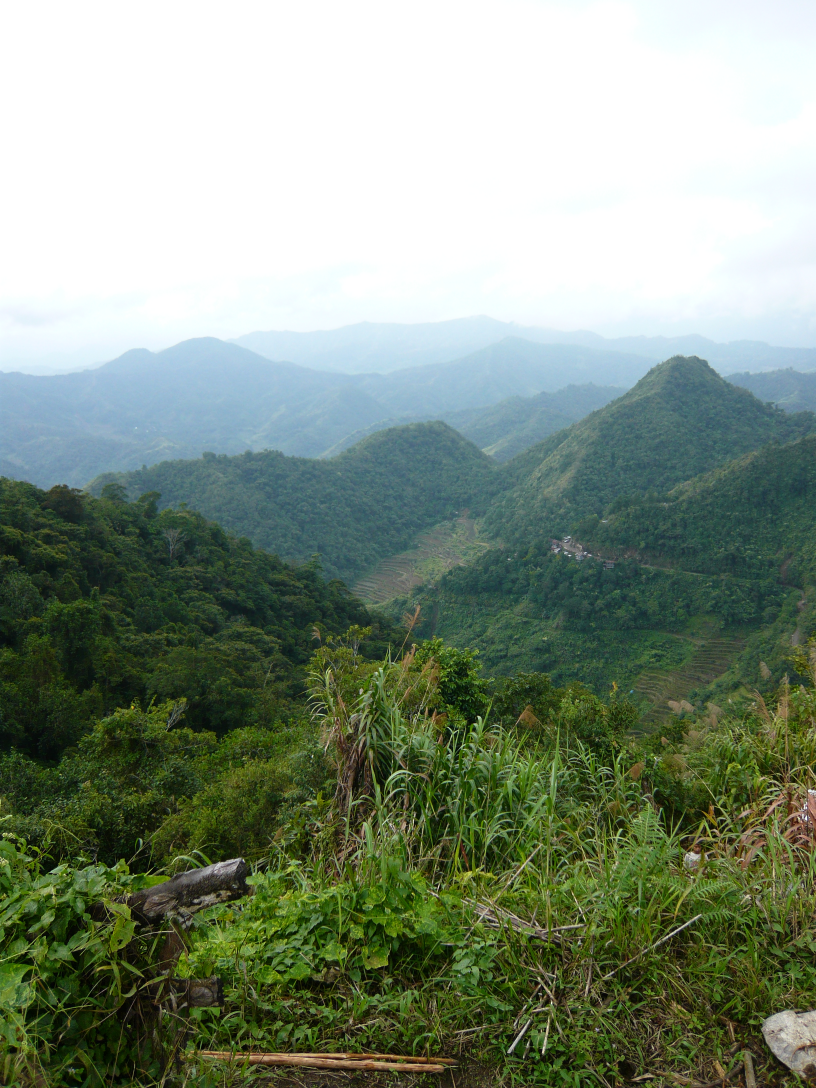
//> input picture imgs/100000.jpg, 2448 x 3264 px (shown at 1/3 size)
$ ./hesaff ../imgs/100000.jpg 100   (built with g++ and OpenCV 4)
//> lines starting //> are read from the running program, lines starting //| are printed output that depends on the picture
### hesaff_c++/siftdesc.h
/*
 * Copyright (C) 2008-12 Michal Perdoch
 * All rights reserved.
 *
 * This file is part of the HessianAffine detector and is made available under
 * the terms of the BSD license (see the COPYING file).
 *
 */

// The SIFT descriptor is subject to US Patent 6,711,293

#ifndef __SIFTDESC_H__
#define __SIFTDESC_H__

#include <vector>
// #include <cv.h>
#include <opencv2/opencv.hpp>
#include "helpers.h"

struct SIFTDescriptorParams
{
   int spatialBins;
   int orientationBins;
   float maxBinValue;
   int patchSize;
   SIFTDescriptorParams()
      {
         spatialBins = 4;
         orientationBins = 8;
         maxBinValue = 0.2f;
         patchSize = 41;
      }
};


struct SIFTDescriptor
{

public:
   // top level interface
   // [10 lines left out: function SIFTDescriptor, not called in this run]

   void computeSiftDescriptor(cv::Mat &patch);

public:
   std::vector<float> vec;

private:
   // helper functions

float normalize();
   void sample();
   void samplePatch();
   void precomputeBinsAndWeights();

private:
   SIFTDescriptorParams par;
   cv::Mat mask, grad, ori;
   std::vector<int> precomp_bins;
   std::vector<float> precomp_weights;
   int *bin0, *bin1;
   float *w0, *w1;
};

#endif //__SIFTDESC_H__

### hesaff_c++/affine.h
/*
 * Copyright (C) 2008-12 Michal Perdoch
 * All rights reserved.
 *
 * This file is part of the HessianAffine detector and is made available under
 * the terms of the BSD license (see the COPYING file).
 *
 */

#ifndef __AFFINE_H__
#define __AFFINE_H__

#include <vector>
// #include <cv.h>
#include <opencv2/opencv.hpp>
#include "helpers.h"

struct AffineShapeParams
{
   // number of affine shape interations
   int maxIterations;

   // convergence threshold, i.e. maximum deviation from isotropic shape at convergence
   float convergenceThreshold;

   // widht and height of the SMM mask
   int smmWindowSize;

   // width and height of the patch
   int patchSize;

   // amount of smoothing applied to the initial level of first octave
   float initialSigma;

   // size of the measurement region (as multiple of the feature scale)
   float mrSize;

   AffineShapeParams()
      {
         maxIterations = 16;
         initialSigma = 1.6f;
         convergenceThreshold = 0.05;
         patchSize = 41;
         smmWindowSize = 19;
         mrSize = 3.0f*sqrt(3.0f);
      }
};

struct AffineShapeCallback
{
   virtual void onAffineShapeFound(
      const cv::Mat &blur,     // corresponding scale level
      float x, float y,     // subpixel, image coordinates
      float s,              // scale
      float pixelDistance,  // distance between pixels in provided blured image
      float a11, float a12, // affine shape matrix
      float a21, float a22,
      int type, float response, int iters) = 0;
};

struct AffineShape
{
public:
   AffineShape(const AffineShapeParams &par) :
      patch(par.patchSize, par.patchSize, CV_32FC1),
      mask(par.smmWindowSize, par.smmWindowSize, CV_32FC1),
      img(par.smmWindowSize, par.smmWindowSize, CV_32FC1),
      fx(par.smmWindowSize, par.smmWindowSize, CV_32FC1),
      fy(par.smmWindowSize, par.smmWindowSize, CV_32FC1)
      {
         this->par = par;
         computeGaussMask(mask);
         affineShapeCallback = 0;
         fx = cv::Scalar(0);
         fy = cv::Scalar(0);
      }

   ~AffineShape()
      {
      }

   // computes affine shape
   bool findAffineShape(const cv::Mat &blur, float x, float y, float s, float pixelDistance, int type, float response);

   // fills patch with affine normalized neighbourhood around point in the img, enlarged mrSize times
   bool normalizeAffine(const cv::Mat &img, float x, float y, float s, float a11, float a12, float a21, float a22);

   // [4 lines left out: function setAffineShapeCallback, not called in this run]

public:
   cv::Mat patch;

protected:
   AffineShapeParams par;

private:
   AffineShapeCallback *affineShapeCallback;
   std::vector<unsigned char> workspace;
   cv::Mat mask, img, fx, fy;
};

#endif // __AFFINE_H__

### hesaff_c++/pyramid.h
/*
 * Copyright (C) 2008-12 Michal Perdoch
 * All rights reserved.
 *
 * This file is part of the HessianAffine detector and is made available under
 * the terms of the BSD license (see the COPYING file).
 *
 */

#ifndef __PYRAMID_H__
#define __PYRAMID_H__

// #include <cv.h>
// #include <highgui.h>
#include <opencv2/opencv.hpp>
#include <opencv2/highgui/highgui.hpp>

using namespace cv;

struct PyramidParams
{
   // shall input image be upscaled ( > 0)
   int upscaleInputImage;
   // number of scale per octave
   int  numberOfScales;
   // amount of smoothing applied to the initial level of first octave
   float initialSigma;
   // noise dependent threshold on the response (sensitivity)
   float threshold;
   // ratio of the eigenvalues
   float edgeEigenValueRatio;
   // number of pixels ignored at the border of image
   int  border;
   PyramidParams()
      {
         upscaleInputImage = 0;
         numberOfScales = 3;
         initialSigma = 1.6f;
         threshold = 16.0f/3.0f; //0.04f * 256 / 3;
         edgeEigenValueRatio = 10.0f;
         border = 5;
      }
};

class HessianKeypointCallback
{
public:
   virtual void onHessianKeypointDetected(const Mat &blur, float x, float y, float s, float pixelDistance, int type, float response) = 0;
};

struct HessianDetector
{
   enum {
      HESSIAN_DARK   = 0,
      HESSIAN_BRIGHT = 1,
      HESSIAN_SADDLE = 2,
   };
public:
   HessianKeypointCallback *hessianKeypointCallback;
   PyramidParams par;
   HessianDetector(const PyramidParams &par) :
      edgeScoreThreshold((par.edgeEigenValueRatio + 1.0f)*(par.edgeEigenValueRatio + 1.0f)/par.edgeEigenValueRatio),
      // thresholds are squared, response of det H is proportional to square of derivatives!
      finalThreshold(par.threshold * par.threshold),
      positiveThreshold(0.8 * finalThreshold),
      negativeThreshold(-positiveThreshold)
      {
         this->par = par;
         hessianKeypointCallback = 0;
      }
   // [4 lines left out: function setHessianKeypointCallback, not called in this run]
   void detectPyramidKeypoints(const Mat &image);

protected:
   void detectOctaveKeypoints(const Mat &firstLevel, float pixelDistance, Mat &nextOctaveFirstLevel);
   void localizeKeypoint(int r, int c, float curScale, float pixelDistance);
   void findLevelKeypoints(float curScale, float pixelDistance);
   Mat hessianResponse(const Mat &inputImage, float norm);

private:
   // some constants derived from parameters
   const float edgeScoreThreshold;
   const float finalThreshold;
   const float positiveThreshold;
   const float negativeThreshold;

   // temporary arrays used by protected functions
   Mat octaveMap;
   Mat prevBlur, blur;
   Mat low, cur, high;
};

#endif // __PYRAMID_H__

### hesaff_c++/hesaff.cpp
/*
 * Copyright (C) 2008-12 Michal Perdoch
 * All rights reserved.
 *
 * This file is part of the HessianAffine detector and is made available under
 * the terms of the BSD license (see the COPYING file).
 *
 */

#include <iostream>
#include <fstream>

#include "pyramid.h"
#include "helpers.h"
#include "affine.h"
#include "siftdesc.h"

using namespace cv;
using namespace std;

struct HessianAffineParams
{
   float threshold;
   int   max_iter;
   float desc_factor;
   int   patch_size;
   bool  verbose;
   HessianAffineParams()
      {
         threshold = 16.0f/3.0f;
         max_iter = 16;
         desc_factor = 3.0f*sqrt(3.0f);
         patch_size = 41;
         verbose = false;
      }
};

int g_numberOfPoints = 0;
int g_numberOfAffinePoints = 0;

struct Keypoint
{
   float x, y, s;
   float a11,a12,a21,a22;
   float response;
   int type;
   unsigned char desc[128];
};

struct AffineHessianDetector : public HessianDetector, AffineShape, HessianKeypointCallback, AffineShapeCallback
{
   const Mat image;
   SIFTDescriptor sift;
   vector<Keypoint> keys;
public:
   // [75 lines left out: functions AffineHessianDetector, onHessianKeypointDetected, onAffineShapeFound, exportKeypoints, not called in this run]
};


int main(int argc, char **argv)
{
   if (argc>1)
   {

      Mat img = imread(argv[1]);
//> img is the input picture: 3264 rows x 2448 cols, CV_8UC3; mean B, G, R 126.3, 143.6, 129.4
      Mat tmp;
      double threshold = atof(argv[2]);
//> threshold = 100

      int height, width, new_height;
      float ratio;
      height = img.rows;
//> height = 3264
      width = img.cols;
//> width = 2448

      // [10 lines of commented-out code are left out]
      tmp = img;

      cout << "width:" << tmp.cols << "    height:" << tmp.rows << endl;
//| width:2448    height:3264


      Mat image(tmp.rows, tmp.cols, CV_32FC1, Scalar(0));

      float *out = image.ptr<float>(0);
      unsigned char *in  = tmp.ptr<unsigned char>(0);

      for (size_t i=tmp.rows*tmp.cols; i > 0; i--)
      {
         *out = (float(in[0]) + in[1] + in[2])/3.0f;
         out++;
         in+=3;
      }
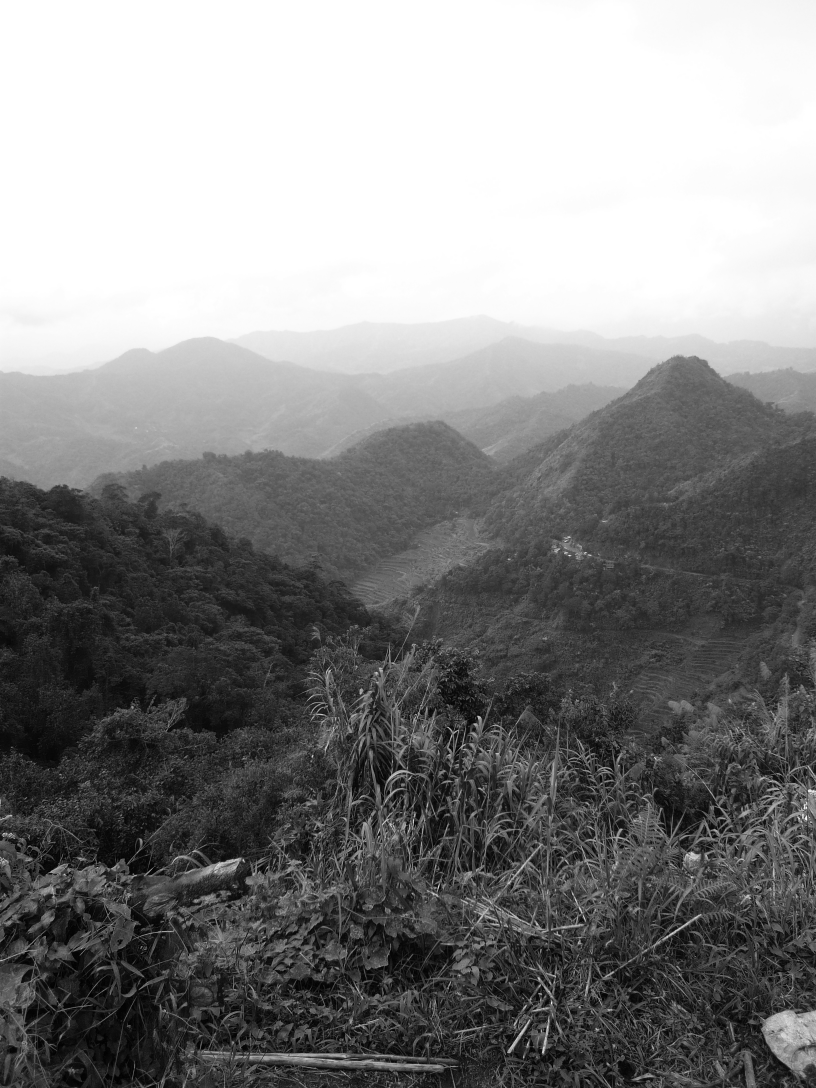
//> image: 3264 rows x 2448 cols, CV_32FC1 (shown at 1/3 size); min 0, max 255, mean 133.1

      HessianAffineParams par;
      par.threshold = threshold;
//> par.threshold = 100
      double t1 = 0;
      {
         // copy params
         PyramidParams p;
         p.threshold = par.threshold;

         AffineShapeParams ap;
         ap.maxIterations = par.max_iter;
         ap.patchSize = par.patch_size;
         ap.mrSize = par.desc_factor;

         SIFTDescriptorParams sp;
         sp.patchSize = par.patch_size;

//> (the run ends here: the program needs code that is not available in this run, at `computeGaussMask(mask);`)
